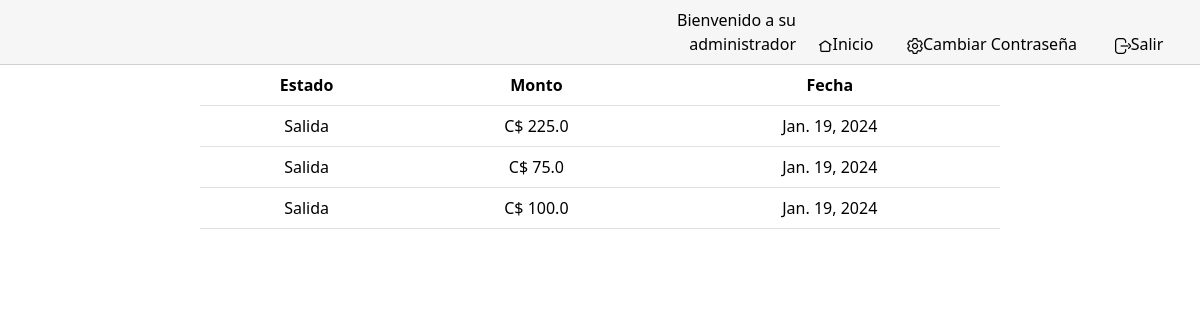
Page /movimiento on the earlier database version.
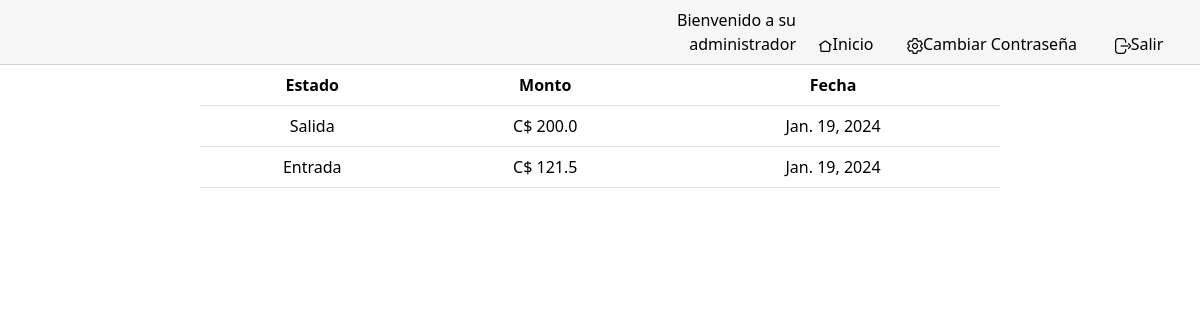
Same page on the later database version.
### managefarmacia/models.py (models this page shows, shortened)
class movimiento(models.Model):
    entrada = models.BooleanField()
    monto = models.FloatField()
    fecha = models.DateField()

### managefarmacia/views.py (the view)
# urls.py: path("movimiento", views.movimiento_views, name="movimiento"),
def movimiento_views(request):
    return render(request, 'movimientos.html',{
        'mov': movimiento.objects.all()
    })

### managefarmacia/templates/movimientos.html
{% extends "layout.html" %}
{% load static %}
{% block body %}
<div class="otros col-12 justify-content-center d-flex" id="scroll-container">
    <div class="buscar d-block col-8" id="buscar">
        <table class="table">
            <thead>
                <tr>
                    <th>Estado</th>
                    <th>Monto</th>
                    <th>Fecha</th>
                </tr>
            </thead>
            <tbody id="scroll-container">
                {% for i in mov %}
                    <tr class="articulos">
                        {% if i.entrada %}
                            <td>Entrada</td>
                        {% else %}
                            <td>Salida</td>
                        {% endif %}
                        <td>C$ {{ i.monto }}</td>
                        <td>{{ i.fecha }}</td>
                    </tr>
                {% endfor %}
            </tbody>
        </table>
    </div>
</div>
{% endblock %}

Differences in the rows shown:
removed movimiento: entrada "Salida", monto "100.0", fecha "Jan. 19, 2024"
changed movimiento (number 1 of 2 on the later page): monto "225.0" → "200.0"
changed movimiento (number 2 of 2 on the later page): monto "75.0" → "121.5"; entrada "Salida" → "Entrada"
